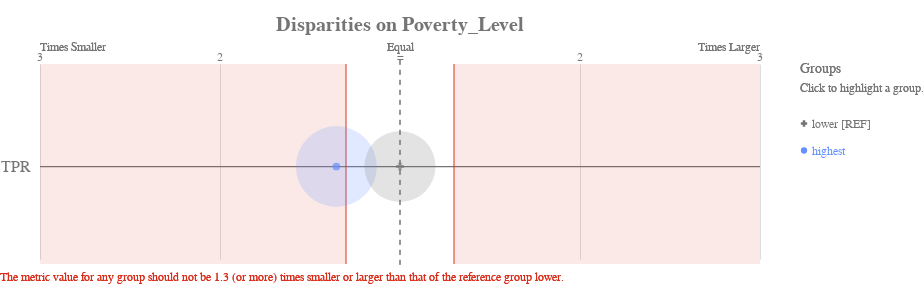

Notebook code for this chart:
### Code cell
ap.disparity(bdf, metrics, 'poverty_level', fairness_threshold = 1.3)

### Figure 1 — Vega-Lite specification as saved in the notebook (floating-point values rounded to 4 significant figures)
{"config": {"view": {"continuousWidth": 400, "continuousHeight": 300, "strokeWidth": 0}, "axisLeft": {"labelColor": "rgb(117,117,117)", "labelFont": "Arial", "labelFontSize": 16}, "title": {"align": "center", "baseline": "middle", "color": "rgb(117,117,117)", "font": "Arial", "fontSize": 20, "fontWeight": "bold"}}, "layer": [{"data": {"name": "data-1f2af75cfead9a3854ee453922b4eaab"}, "mark": {"type": "rule", "stroke": "rgb(117,117,117)", "strokeWidth": 1.25, "tooltip": ""}, "encoding": {"x": {"type": "quantitative", "field": "x", "scale": {"domain": [-2, 2], "range": [40.0, 760.0]}}, "x2": {"field": "x2"}, "y": {"type": "nominal", "axis": {"domain": false, "labelAngle": 0, "labelPadding": -30, "orient": "left", "ticks": false, "title": ""}, "field": "metric", "scale": {"domain": ["TPR"], "range": [30, 225.0]}}}}, {"data": {"name": "data-79dd248bdaa0ea02c535240e8ad022c8"}, "mark": {"type": "rule", "stroke": "rgb(117,117,117)", "strokeDash": [5, 5], "strokeWidth": 1}, "encoding": {"tooltip": {"value": "lower [REF]"}, "x": {"value": 400.0}, "y": {"value": 20.83}, "y2": {"value": 229.2}}}, {"data": {"name": "data-c233327f4cd9b4c2df31bf8015c83e4a"}, "mark": {"type": "text", "align": "center", "color": "rgb(117,117,117)", "font": "Arial", "fontSize": 12, "fontWeight": "normal", "tooltip": ""}, "encoding": {"text": {"type": "nominal", "field": "label"}, "x": {"type": "quantitative", "field": "value", "scale": {"domain": [-2, 2], "range": [40.0, 760.0]}}, "y": {"value": 17.5}}}, {"layer": [{"mark": {"type": "text", "align": "left", "fill": "rgb(117,117,117)", "font": "Arial", "fontSize": 12, "fontWeight": "normal", "tooltip": ""}, "encoding": {"text": {"value": "Times Smaller"}, "x": {"value": 40.0}, "y": {"value": 7.5}}}, {"mark": {"type": "text", "align": "right", "fill": "rgb(117,117,117)", "font": "Arial", "fontSize": 12, "fontWeight": "normal", "tooltip": ""}, "encoding": {"text": {"value": "Times Larger"}, "x": {"value": 760.0}, "y": {"value": 7.5}}}, {"mark": {"type": "text", "align": "center", "fill": "rgb(117,117,117)", "font": "Arial", "fontSize": 12, "fontWeight": "normal", "tooltip": ""}, "encoding": {"text": {"value": "Equal"}, "x": {"value": 400.0}, "y": {"value": 7.5}}}], "data": {"name": "data-79dd248bdaa0ea02c535240e8ad022c8"}}, {"layer": [{"mark": {"type": "rule", "opacity": 0.8, "stroke": "rgb(217, 46, 28)", "strokeWidth": 1.25, "tooltip": ""}, "encoding": {"x": {"type": "quantitative", "field": "min", "scale": {"domain": [-2, 2], "range": [40.0, 760.0]}}, "y": {"value": 25.0}, "y2": {"value": 225.0}}}, {"mark": {"type": "rule", "opacity": 0.8, "stroke": "rgb(217, 46, 28)", "strokeWidth": 1.25, "tooltip": ""}, "encoding": {"x": {"type": "quantitative", "field": "max", "scale": {"domain": [-2, 2], "range": [40.0, 760.0]}}, "y": {"value": 25.0}, "y2": {"value": 225.0}}}, {"layer": [{"mark": {"type": "rect", "fill": "rgb(217, 46, 28)", "opacity": 0.1, "tooltip": ""}, "encoding": {"x": {"type": "quantitative", "field": "min", "scale": {"domain": [-2, 2], "range": [40.0, 760.0]}}, "x2": {"field": "lower_end"}, "y": {"value": 25.0}, "y2": {"value": 225.0}}}, {"mark": {"type": "rect", "fill": "rgb(217, 46, 28)", "opacity": 0.1, "tooltip": ""}, "encoding": {"x": {"type": "quantitative", "field": "max", "scale": {"domain": [-2, 2], "range": [40.0, 760.0]}}, "x2": {"field": "upper_end"}, "y": {"value": 25.0}, "y2": {"value": 225.0}}}]}, {"data": {"name": "data-79dd248bdaa0ea02c535240e8ad022c8"}, "mark": {"type": "text", "align": "left", "baseline": "top", "fill": "rgb(217, 46, 28)", "font": "Arial", "fontSize": 12, "fontWeight": "normal", "tooltip": ""}, "encoding": {"text": {"value": "The metric value for any group should not be 1.3 (or more) times smaller or larger than that of the reference group lower."}, "x": {"value": 0}, "y": {"value": 233.3}}}], "data": {"name": "data-68125cfc4fc9557defd07e8d14c561c8"}}, {"layer": [{"mark": "circle"}, {"data": {"name": "data-8dcda9ae6da0adbe9dd863d215fdbfe9"}, "mark": {"type": "circle", "opacity": 0.2}, "encoding": {"color": {"condition": {"type": "nominal", "field": "attribute_value", "legend": null, "scale": {"domain": ["lower", "highest"], "range": ["rgb(117,117,117)", "rgb(100, 143, 255)", "rgb(254, 97, 0)", "rgb(220, 38, 127)", "rgb(255, 176, 0)", "rgb(120, 94, 240)"]}, "selection": "selector005"}, "value": "rgb(224,224,224)"}, "size": {"type": "quantitative", "field": "group_size", "legend": null, "scale": {"domain": [0, 11970.0], "range": [0, 7854.0]}}, "tooltip": [{"type": "nominal", "field": "attribute_value", "title": "Group"}, {"type": "nominal", "field": "tooltip_group_size", "title": "Group Size"}, {"type": "nominal", "field": "tooltip_disparity_explanation_tpr", "title": "Disparity"}, {"type": "quantitative", "field": "tpr", "format": ".2f", "title": "TPR"}], "x": {"type": "quantitative", "axis": {"domain": false, "labels": false, "ticks": false, "title": null, "values": [1, 2, -2, -1]}, "field": "tpr_disparity_scaled", "scale": {"domain": [-2, 2], "range": [40.0, 760.0]}}, "y": {"type": "nominal", "axis": {"domain": false, "grid": false, "labels": false, "ticks": false, "title": " "}, "field": "metric_variable", "scale": {"domain": ["TPR"], "range": [30, 225.0]}}}, "selection": {"selector007": {"type": "multi", "empty": "all", "fields": ["attribute_value"]}}, "transform": [{"calculate": "'TPR'", "as": "metric_variable"}]}, {"layer": [{"mark": "point"}, {"data": {"name": "data-8dcda9ae6da0adbe9dd863d215fdbfe9"}, "mark": {"type": "point", "filled": true, "size": 60}, "encoding": {"color": {"condition": {"type": "nominal", "field": "attribute_value", "legend": null, "scale": {"domain": ["lower", "highest"], "range": ["rgb(117,117,117)", "rgb(100, 143, 255)", "rgb(254, 97, 0)", "rgb(220, 38, 127)", "rgb(255, 176, 0)", "rgb(120, 94, 240)"]}, "selection": "selector005"}, "value": "rgb(224,224,224)"}, "shape": {"type": "nominal", "field": "attribute_value", "legend": null, "scale": {"domain": ["lower", "highest"], "range": ["cross", "circle"]}}, "tooltip": [{"type": "nominal", "field": "attribute_value", "title": "Group"}, {"type": "nominal", "field": "tooltip_group_size", "title": "Group Size"}, {"type": "nominal", "field": "tooltip_disparity_explanation_tpr", "title": "Disparity"}, {"type": "quantitative", "field": "tpr", "format": ".2f", "title": "TPR"}], "x": {"type": "quantitative", "axis": {"domain": false, "labels": false, "ticks": false, "title": null, "values": [1, 2, -2, -1]}, "field": "tpr_disparity_scaled", "scale": {"domain": [-2, 2], "range": [40.0, 760.0]}}, "y": {"type": "nominal", "axis": {"domain": false, "grid": false, "labels": false, "ticks": false, "title": " "}, "field": "metric_variable", "scale": {"domain": ["TPR"], "range": [30, 225.0]}}}, "selection": {"selector006": {"type": "multi", "empty": "all", "fields": ["attribute_value"]}}, "transform": [{"calculate": "'TPR'", "as": "metric_variable"}]}]}]}, {"layer": [{"mark": {"type": "point", "filled": true, "opacity": 1, "size": 39.48}, "encoding": {"color": {"condition": {"type": "nominal", "field": "attribute_value", "legend": null, "scale": {"domain": ["lower", "highest"], "range": ["rgb(117,117,117)", "rgb(100, 143, 255)", "rgb(254, 97, 0)", "rgb(220, 38, 127)", "rgb(255, 176, 0)", "rgb(120, 94, 240)"]}, "selection": "selector005"}, "value": "rgb(224,224,224)"}, "shape": {"type": "nominal", "field": "attribute_value", "legend": null, "scale": {"domain": ["lower", "highest"], "range": ["cross", "circle"]}}, "x": {"value": 804}, "y": {"type": "nominal", "axis": {"domain": false, "grid": false, "labels": false, "ticks": false, "title": " "}, "field": "attribute_value", "scale": {"domain": ["lower", "highest"], "range": [71, 125]}}}, "selection": {"selector005": {"type": "multi", "empty": "all", "fields": ["attribute_value"]}}}, {"mark": {"type": "text", "align": "left", "baseline": "middle", "font": "Arial", "fontSize": 12, "fontWeight": "normal"}, "encoding": {"color": {"condition": {"type": "nominal", "field": "attribute_value", "legend": null, "scale": {"domain": ["lower", "highest"], "range": ["rgb(117,117,117)", "rgb(100, 143, 255)", "rgb(254, 97, 0)", "rgb(220, 38, 127)", "rgb(255, 176, 0)", "rgb(120, 94, 240)"]}, "selection": "selector005"}, "value": "rgb(224,224,224)"}, "text": {"type": "nominal", "field": "label"}, "x": {"value": 812}, "y": {"type": "nominal", "axis": {"domain": false, "grid": false, "labels": false, "ticks": false, "title": " "}, "field": "attribute_value", "scale": {"domain": ["lower", "highest"], "range": [71, 125]}}}, "selection": {"selector008": {"type": "multi", "empty": "all", "fields": ["attribute_value"]}}}, {"data": {"name": "data-79dd248bdaa0ea02c535240e8ad022c8"}, "mark": {"type": "text", "align": "left", "baseline": "middle", "color": "rgb(117,117,117)", "font": "Arial", "fontSize": 12, "fontWeight": "normal"}, "encoding": {"text": {"value": "Click to highlight a group."}, "x": {"value": 800}, "y": {"value": 49}}}, {"data": {"name": "data-79dd248bdaa0ea02c535240e8ad022c8"}, "mark": {"type": "text", "align": "left", "baseline": "middle", "color": "rgb(117,117,117)", "font": "Arial", "fontSize": 14, "fontWeight": "normal"}, "encoding": {"text": {"value": "Groups"}, "x": {"value": 800}, "y": {"value": 30}}}], "data": {"name": "data-a5ebce136adcce28635ff1807ca7d132"}}], "height": 250, "padding": {"top": 15, "bottom": 10}, "resolve": {"scale": {"size": "independent", "y": "independent"}}, "title": "Disparities on Poverty_Level", "width": 800, "$schema": "https://vega.github.io/schema/vega-lite/v4.8.1.json", "datasets": {"data-1f2af75cfead9a3854ee453922b4eaab": [{"metric": "TPR", "x": -2, "x2": 2}], "data-79dd248bdaa0ea02c535240e8ad022c8": [{"a": 1, "b": 0}, {"a": 1, "b": 0}], "data-c233327f4cd9b4c2df31bf8015c83e4a": [{"value": 1, "label": 2}, {"value": 2, "label": 3}, {"value": -2, "label": 3}, {"value": -1, "label": 2}, {"value": 0, "label": "="}], "data-68125cfc4fc9557defd07e8d14c561c8": [{"min": -0.3, "max": 0.3, "lower_end": -2, "upper_end": 2}], "data-8dcda9ae6da0adbe9dd863d215fdbfe9": [{"attribute_name": "poverty_level", "attribute_value": "highest", "group_size": 9973, "total_entities": 17677, "tpr": 0.08066, "tpr_disparity": 0.7388, "tpr_disparity_scaled": -0.3535, "tooltip_group_size": "9,973 (56.42%)", "tooltip_disparity_explanation_tpr": "1.35 times smaller TPR than the reference group"}, {"attribute_name": "poverty_level", "attribute_value": "lower", "group_size": 7704, "total_entities": 17677, "tpr": 0.1092, "tpr_disparity": 1.0, "tpr_disparity_scaled": 0.0, "tooltip_group_size": "7,704 (43.58%)", "tooltip_disparity_explanation_tpr": "Reference group"}], "data-a5ebce136adcce28635ff1807ca7d132": [{"attribute_value": "lower", "label": "lower [REF]"}, {"attribute_value": "highest", "label": "highest"}]}}
